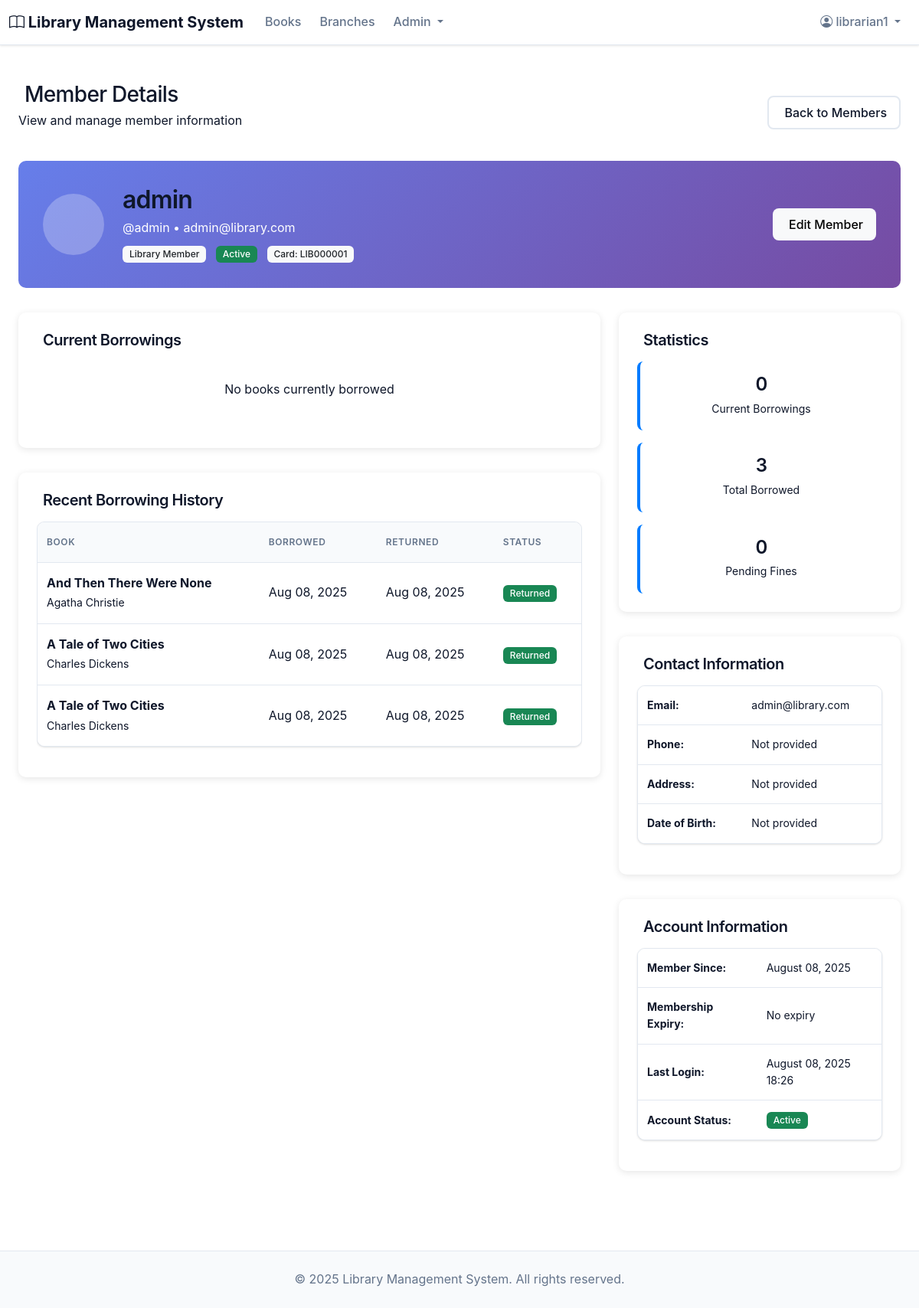
Before: /accounts/members/1/ (signed in) with the older database file.
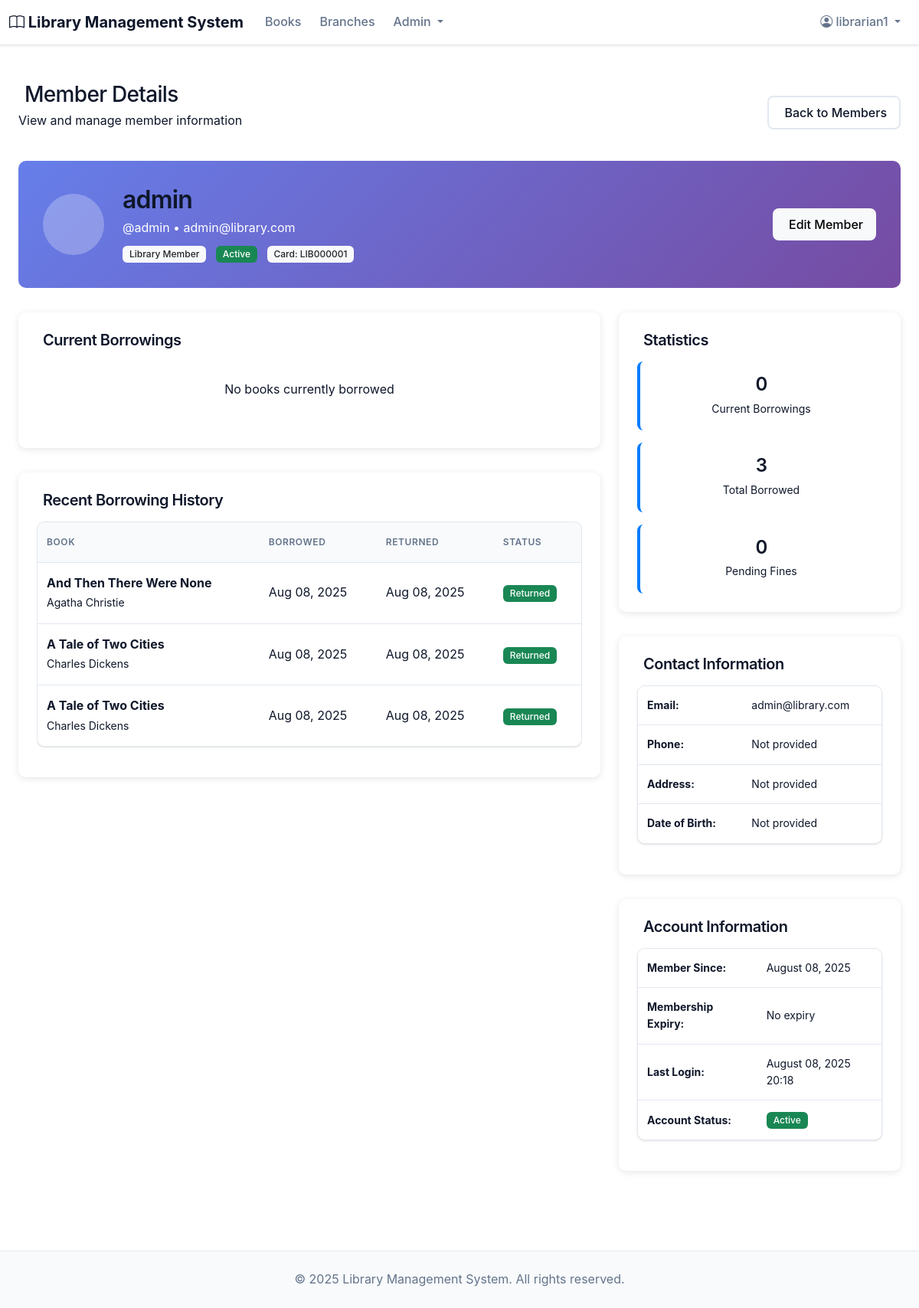
After: the same page with the newer database file.
### accounts/models.py (models this page shows, shortened)
class User(AbstractUser):
    USER_TYPE_CHOICES = [
        ('member', 'Library Member'),
        ('librarian', 'Librarian'),
        ('admin', 'Administrator'),
    ]
    user_type = models.CharField(max_length=20, choices=USER_TYPE_CHOICES, default='member')
    phone_number = models.CharField(max_length=15, blank=True)
    date_of_birth = models.DateField(blank=True, null=True)
    address = models.TextField(blank=True)
    emergency_contact_name = models.CharField(max_length=100, blank=True)
    emergency_contact_phone = models.CharField(max_length=15, blank=True)
    library_card_number = models.CharField(max_length=20, unique=True, blank=True, null=True)
    is_active_member = models.BooleanField(default=True)
    membership_date = models.DateTimeField(default=timezone.now)
    membership_expiry = models.DateTimeField(blank=True, null=True)
    profile_picture = models.ImageField(upload_to='profile_pictures/', blank=True, null=True)
    @property
    def full_name(self):
        return f"{self.first_name} {self.last_name}".strip() or self.username
    @property
    def is_librarian(self):
        return self.user_type in ['librarian', 'admin']

### accounts/views.py (the view)
# urls.py: path('members/<int:pk>/', views.MemberDetailView.as_view(), name='member_detail'),
class MemberDetailView(LibrarianRequiredMixin, DetailView):
    model = User
    template_name = 'accounts/member_detail.html'
    context_object_name = 'member'
    def get_context_data(self, **kwargs):
        context = super().get_context_data(**kwargs)
        member = self.get_object()
        context.update({
            'current_borrowings': BorrowTransaction.objects.filter(
                user=member, status='active'
            ).select_related('book_copy__book'),
            'borrowing_history': BorrowTransaction.objects.filter(
                user=member
            ).order_by('-borrowed_at')[:10].select_related('book_copy__book'),
            'pending_fines': Fine.objects.filter(
                user=member, status='pending'
            ).select_related('fine_type'),
            'audit_logs': AuditLog.objects.filter(
                user=member
            ).order_by('-timestamp')[:20],
        })
        return context

### accounts/views.py (called while the page is built)
    def test_func(self):
        return self.request.user.is_authenticated and self.request.user.is_librarian

### books/models.py (called while the page is built)
    def __str__(self):
        return f"{self.first_name} {self.last_name}"

### templates/accounts/member_detail.html (shortened to what the changed rows need)
{% extends 'base.html' %}
{% load static %}
{% block content %}
<div class="container-fluid py-4">
    <div class="row mb-4">
        <div class="col-12">
            <div class="d-flex justify-content-between align-items-center">
                <div>
                    <h1 class="h3 mb-1">
                        Member Details
                    </h1>
                </div>
            </div>
        </div>
    </div>
    <div class="member-header">
        <div class="row align-items-center">
            <div class="col-md-8">
                <div class="d-flex align-items-center">
                    <div>
                        <h2 class="mb-1">{{ member.full_name }}</h2>
                        <p class="mb-2">@{{ member.username }} • {{ member.email }}</p>
                        <div>
                            <span class="badge bg-light text-dark me-2">{{ member.get_user_type_display }}</span>
                            {% if member.is_active_member %}
                                <span class="badge bg-success">Active</span>
                            {% else %}
                                <span class="badge bg-secondary">Inactive</span>
                            {% endif %}
                            {% if member.library_card_number %}
                                <span class="badge bg-light text-dark ms-2">Card: {{ member.library_card_number }}</span>
                            {% endif %}
                        </div>
                    </div>
                </div>
            </div>
        </div>
    </div>
    <div class="row">
        <div class="col-md-8">
            <div class="info-card">
                {% if borrowing_history %}
                    <div class="table-responsive">
                        <table class="table table-hover">
                            <thead>
                                <tr>
                                    <th>Book</th>
                                    <th>Borrowed</th>
                                    <th>Returned</th>
                                    <th>Status</th>
                                </tr>
                            </thead>
                        </table>
                    </div>
                {% else %}
                    <div class="text-center py-4">
                        <i class="fas fa-history fa-3x text-muted mb-3"></i>
                        <p class="text-muted">No borrowing history available</p>
                    </div>
                {% endif %}
            </div>
        </div>
        <div class="col-md-4">
            <div class="info-card">
                <table class="table table-borderless small">
                    <tr>
                        <td><strong>Email:</strong></td>
                        <td>{{ member.email }}</td>
                    </tr>
                    <tr>
                        <td><strong>Phone:</strong></td>
                        <td>{{ member.phone_number|default:"Not provided" }}</td>
                    </tr>
                    <tr>
                        <td><strong>Address:</strong></td>
                        <td>{{ member.address|default:"Not provided" }}</td>
                    </tr>
                    <tr>
                        <td><strong>Date of Birth:</strong></td>
                        <td>{{ member.date_of_birth|default:"Not provided" }}</td>
                    </tr>
                </table>
            </div>
            <div class="info-card">
                <table class="table table-borderless small">
                    <tr>
                        <td><strong>Member Since:</strong></td>
                        <td>{{ member.membership_date|date:"F d, Y" }}</td>
                    </tr>
                    <tr>
                        <td><strong>Membership Expiry:</strong></td>
                        <td>{{ member.membership_expiry|date:"F d, Y"|default:"No expiry" }}</td>
                    </tr>
                    <tr>
                        <td><strong>Last Login:</strong></td>
                        <td>{{ member.last_login|date:"F d, Y H:i"|default:"Never" }}</td>
                    </tr>
                </table>
            </div>
        </div>
    </div>
</div>
{% endblock %}

Changed rows visible on the page:
changed User "admin": last_login "August 08, 2025 18:26" → "August 08, 2025 20:18"
